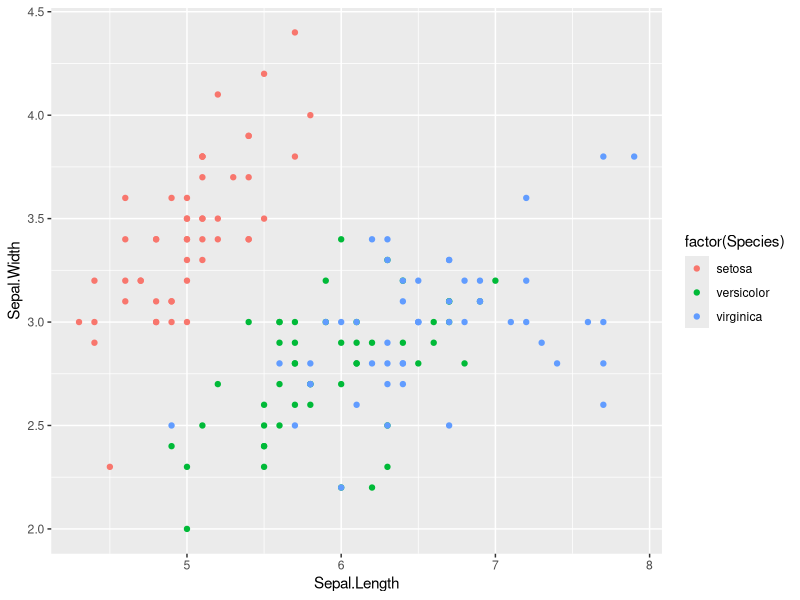
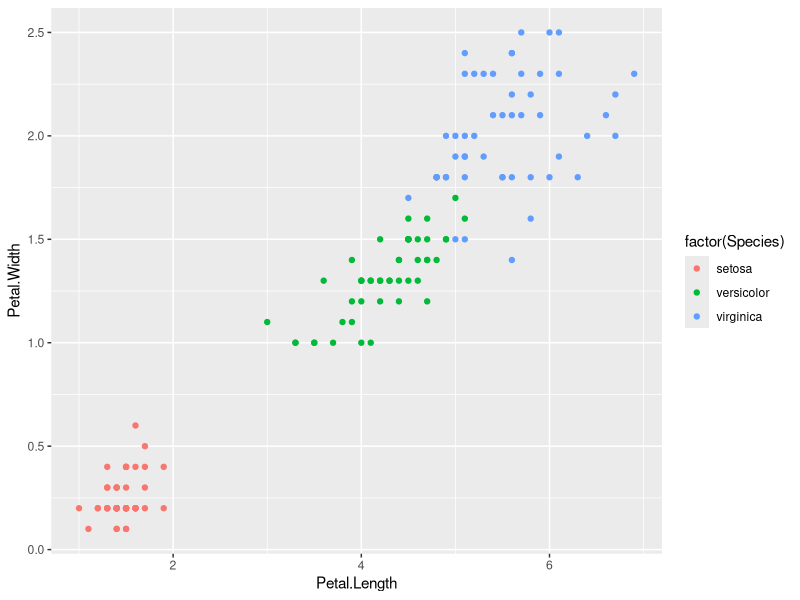
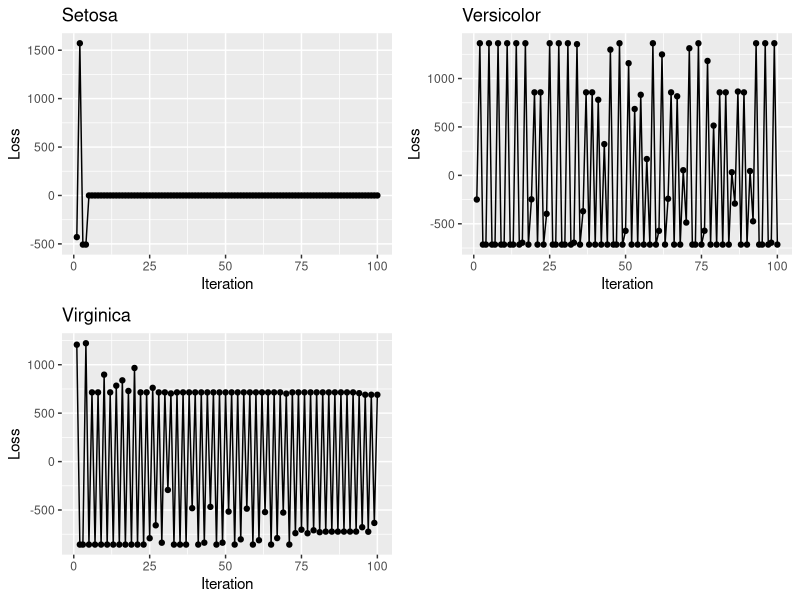
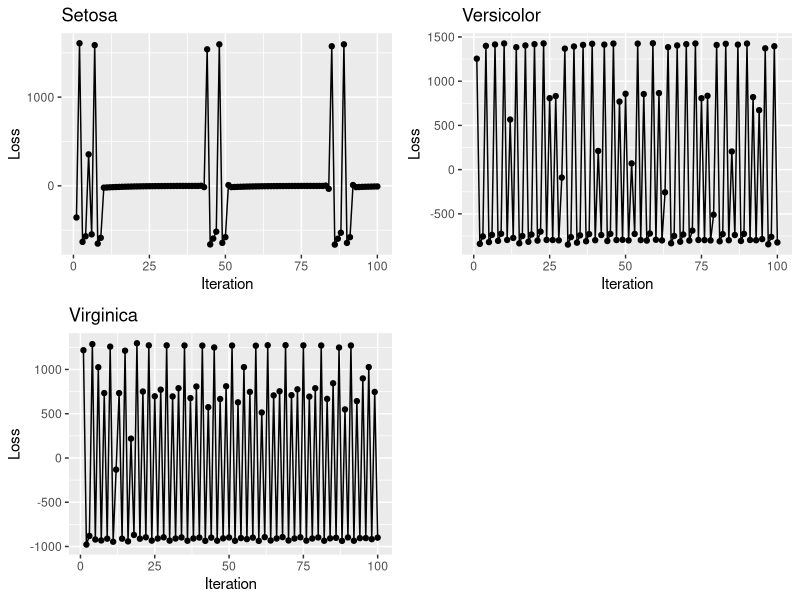
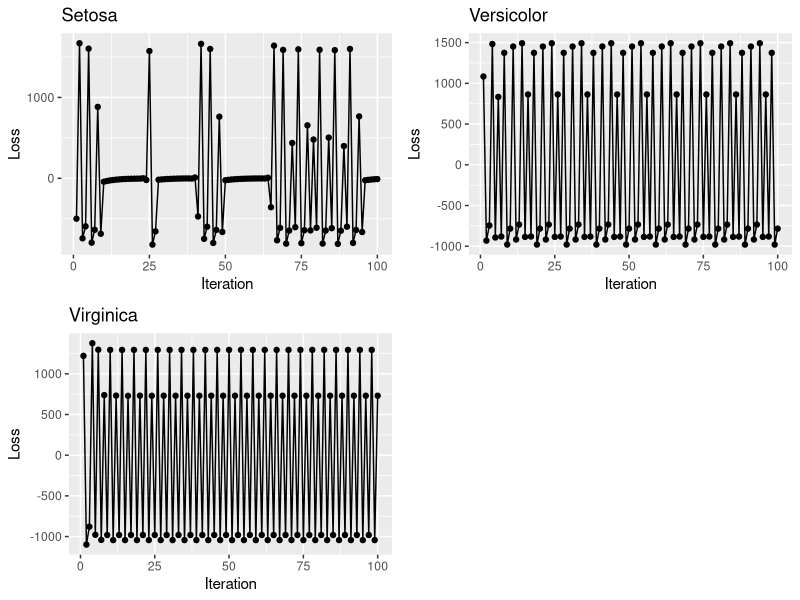
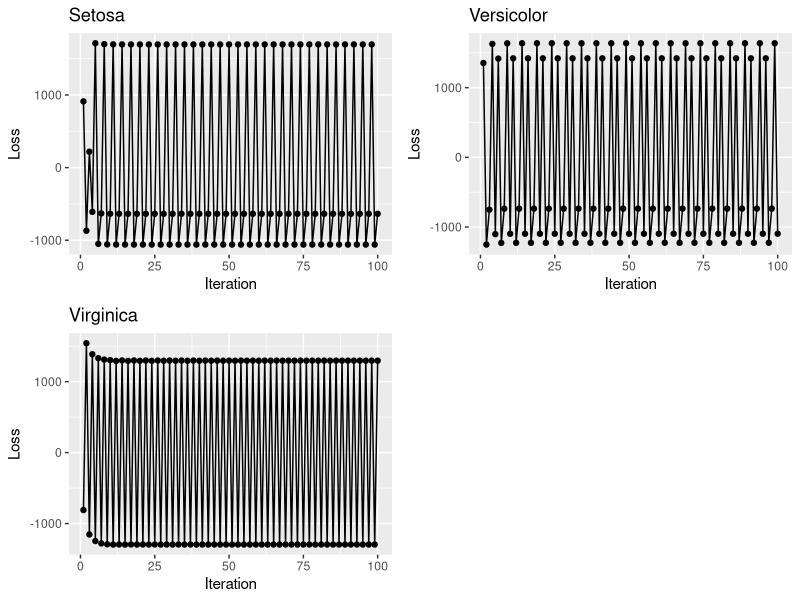
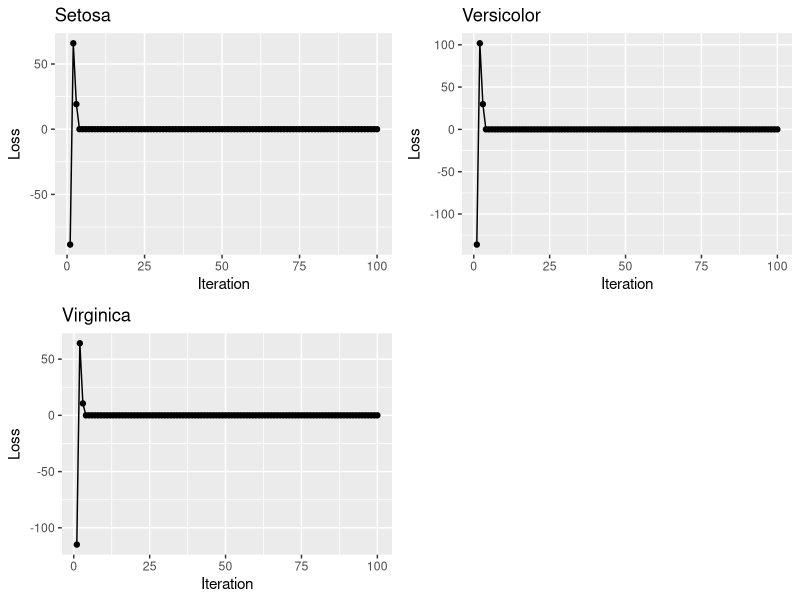
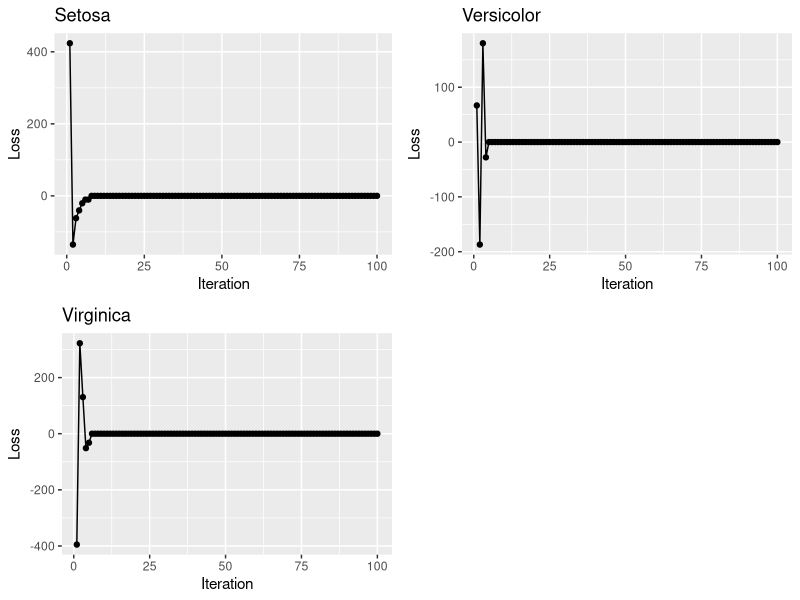

Generate these figures, in order, with R:
library(dplyr)
library(caret)
library(ggplot2)
library(cowplot)


data("iris")
ggplot(iris, aes(Sepal.Length, Sepal.Width)) +
  geom_point(aes(colour = factor(Species)))
ggplot(iris, aes(Petal.Length, Petal.Width)) +
  geom_point(aes(colour = factor(Species)))

dummy <- dummyVars(" ~ .", data=iris)
iris_encoded <- data.frame(predict(dummy, newdata=iris))


logistic_regression <- function(theta, x) {
  f = unlist(theta %*% x)
  return(1/(1+exp(-f)))
}

gradient_des <- function(species, coef){
  H_theta <- apply(iris_encoded %>% select(Sepal.Length, Sepal.Width, Petal.Length, Petal.Width),
                   1, logistic_regression, theta = coef)
  gradient <- (H_theta - iris_encoded[,species]) %*% as.matrix(iris_encoded[,1:4])
  coef <- coef - alpha*gradient
  
  return(list(H_theta=H_theta, loss=sum(gradient)))
}

learn <- function(alpha, lambda, sampling){
  coef_se <- rnorm(4)
  coef_ver <- rnorm(4)
  coef_vir <- rnorm(4)
  H_theta_se <- list()
  H_theta_ver <- list()
  H_theta_vir <- list()
  gradient_all = data.frame(matrix(nrow = 0, ncol=3))
  
  for(i in 1:100) {
    # Subsampling data
    iris_encoded <- iris_encoded[sample(1:nrow(iris_encoded), nrow(iris_encoded)*sampling, replace=FALSE),]
    
    # Setosa
    H_theta_se <- apply(iris_encoded %>% select(Sepal.Length, Sepal.Width, Petal.Length, Petal.Width),
                     1, logistic_regression, theta = coef_se)
    gradient_se <- (H_theta_se - iris_encoded[,'Species.setosa']) %*% as.matrix(iris_encoded[,1:4]) + lambda*coef_se
    coef_se <- coef_se - alpha*gradient_se
    
    # Versicolor
    H_theta_ver <- apply(iris_encoded %>% select(Sepal.Length, Sepal.Width, Petal.Length, Petal.Width),
                        1, logistic_regression, theta = coef_ver)
    gradient_ver <- (H_theta_ver - iris_encoded[,'Species.versicolor']) %*% as.matrix(iris_encoded[,1:4]) + lambda*coef_ver
    coef_ver <- coef_ver - alpha*gradient_ver
  
    # Virginica
    H_theta_vir <- apply(iris_encoded %>% select(Sepal.Length, Sepal.Width, Petal.Length, Petal.Width),
                        1, logistic_regression, theta = coef_vir)
    gradient_vir <- (H_theta_vir - iris_encoded[,'Species.virginica']) %*% as.matrix(iris_encoded[,1:4]) + lambda*coef_vir
    coef_vir <- coef_vir - alpha*gradient_vir
    
    # Find argmax
    Est_df <- data.frame(Setosa = unlist(H_theta_se), 
                         Versicolor = unlist(H_theta_ver), 
                         Virginica = unlist(H_theta_vir)) 
    Est_df$argmax <- colnames(Est_df)[max.col(Est_df)]
    Est_df$max <- apply(Est_df[,1:3], 1, max, na.rm=TRUE)
    
    # Return loss
    gradient <- data.frame(se=c(sum(gradient_se)), ver=c(sum(gradient_ver)), vir=c(sum(gradient_vir)))
    gradient_all <- rbind(gradient_all, gradient)
  }
  
  se_plt <- ggplot(gradient_all, aes(x=1:100, y=se)) +
    geom_point() +
    geom_line()  +
    labs(x="Iteration", y="Loss", title="Setosa")
  
  ver_plt <- ggplot(gradient_all, aes(x=1:100, y=ver)) +
    geom_point() +
    geom_line() +
    labs(x="Iteration", y="Loss", title="Versicolor")
  
  vir_plt <- ggplot(gradient_all, aes(x=1:100, y=vir)) +
    geom_point() +
    geom_line() +
    labs(x="Iteration", y="Loss", title="Virginica")
  
  plot_grid(se_plt, ver_plt, vir_plt)
}

alpha = 0.2    #learning rate

learn(alpha, lambda=0, sampling=1)
learn(alpha, lambda=0.5, sampling=1)
learn(alpha, lambda=1, sampling=1)
learn(alpha, lambda=2, sampling=1)

learn(alpha, lambda=0, sampling=0.25)
learn(alpha, lambda=0, sampling=0.5)
learn(alpha, lambda=0, sampling=0.75)
learn(alpha, lambda=0, sampling=1)

learn(alpha, lambda=0.5, sampling=0.25)
learn(alpha, lambda=0.5, sampling=0.25)
learn(alpha, lambda=0.5, sampling=0.25)